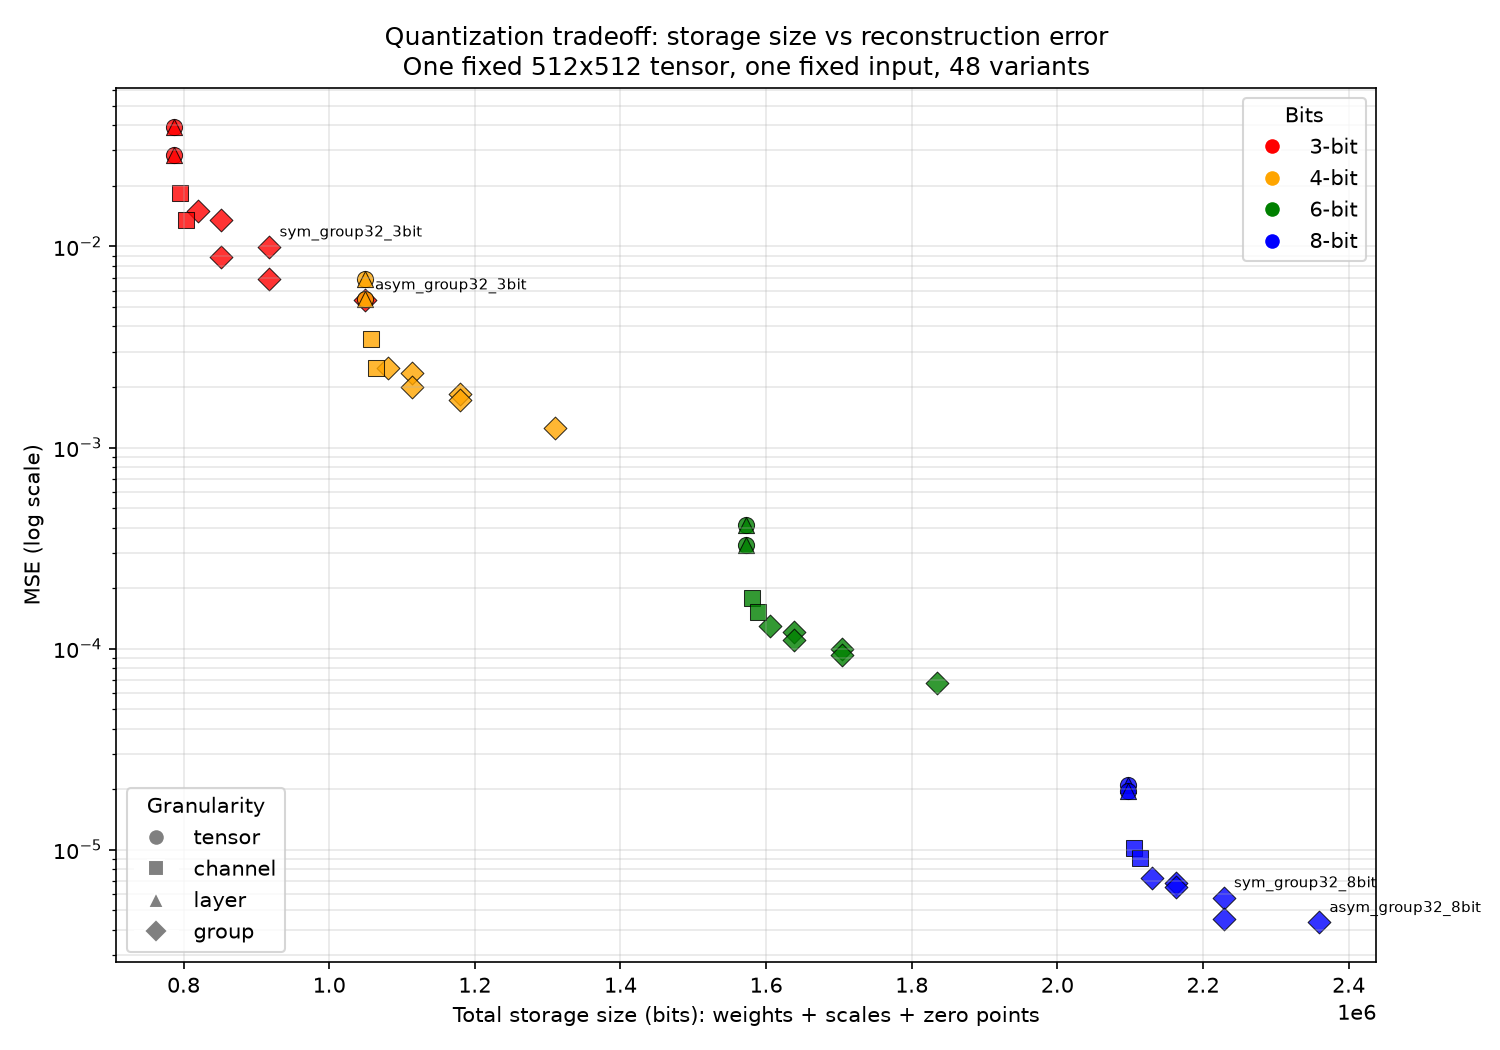

The Python source for this figure:
import os, sys, torch, torch.nn.functional as F
import matplotlib
matplotlib.use("Agg")
import matplotlib.pyplot as plt
sys.path.insert(0, os.path.dirname(os.path.abspath(__file__)))
sys.path.insert(0, os.path.dirname(os.path.dirname(os.path.abspath(__file__))))
from quantize import quantize_tensor, VARIANTS, variant_name

torch.manual_seed(42)
W = torch.randn(512, 512) * 0.02
x = torch.randn(512)
y = W @ x
N = W.numel()
ROWS, COLS = W.shape

def num_groups(granularity, gs):
    if granularity in ("per_tensor", "per_layer"):
        return 1
    if granularity == "per_channel":
        return ROWS
    if granularity == "per_group":
        g = gs or 32
        return ROWS * (COLS // g)
    return 1

data = []
for symmetric, granularity, gs, bits in VARIANTS:
    Wq = quantize_tensor(W.clone(), bits, symmetric, granularity, gs)
    yq = Wq @ x
    mse = F.mse_loss(yq, y).item()
    ng = num_groups(granularity, gs)
    zp_overhead = 16 if not symmetric else 0
    total_bits = N * bits + ng * (16 + zp_overhead)
    data.append({
        "name": variant_name(symmetric, granularity, gs, bits),
        "bits": bits,
        "symmetric": symmetric,
        "granularity": granularity,
        "gs": gs,
        "mse": mse,
        "total_bits": total_bits,
        "ng": ng,
    })

# print table
print("name, total_bits, mse")
for d in sorted(data, key=lambda r: r["total_bits"]):
    print(f"{d['name']}, {d['total_bits']}, {d['mse']:.6e}")

# plot
fig, ax = plt.subplots(figsize=(10, 7))
colors = {3: "red", 4: "orange", 6: "green", 8: "blue"}
markers = {"per_tensor": "o", "per_channel": "s", "per_layer": "^", "per_group": "D"}
for d in data:
    ax.scatter(d["total_bits"], d["mse"],
               c=colors[d["bits"]], marker=markers[d["granularity"]],
               s=60, alpha=0.8, edgecolors="black", linewidths=0.5)
# annotate a few
for d in data:
    if d["granularity"] == "per_group" and d["gs"] == 32 and d["bits"] in (3, 8):
        ax.annotate(d["name"], (d["total_bits"], d["mse"]), fontsize=7,
                    xytext=(5, 5), textcoords="offset points")

ax.set_yscale("log")
ax.set_xlabel("Total storage size (bits): weights + scales + zero points")
ax.set_ylabel("MSE (log scale)")
ax.set_title("Quantization tradeoff: storage size vs reconstruction error\n"
             "One fixed 512x512 tensor, one fixed input, 48 variants")
ax.grid(True, which="both", alpha=0.3)

# legend for bits
from matplotlib.lines import Line2D
bit_handles = [Line2D([0], [0], marker="o", color="w", markerfacecolor=colors[b],
                      label=f"{b}-bit", markersize=8) for b in (3, 4, 6, 8)]
gran_handles = [Line2D([0], [0], marker=markers[g], color="w", markerfacecolor="gray",
                       label=g.replace("per_", ""), markersize=8)
                for g in ("per_tensor", "per_channel", "per_layer", "per_group")]
leg1 = ax.legend(handles=bit_handles, title="Bits", loc="upper right")
ax.add_artist(leg1)
ax.legend(handles=gran_handles, title="Granularity", loc="lower left")

plt.tight_layout()
out = os.path.join(os.path.dirname(os.path.abspath(__file__)), "mse_graph.png")
plt.savefig(out, dpi=150)
print("\nSaved graph to", out)
plt.close()
